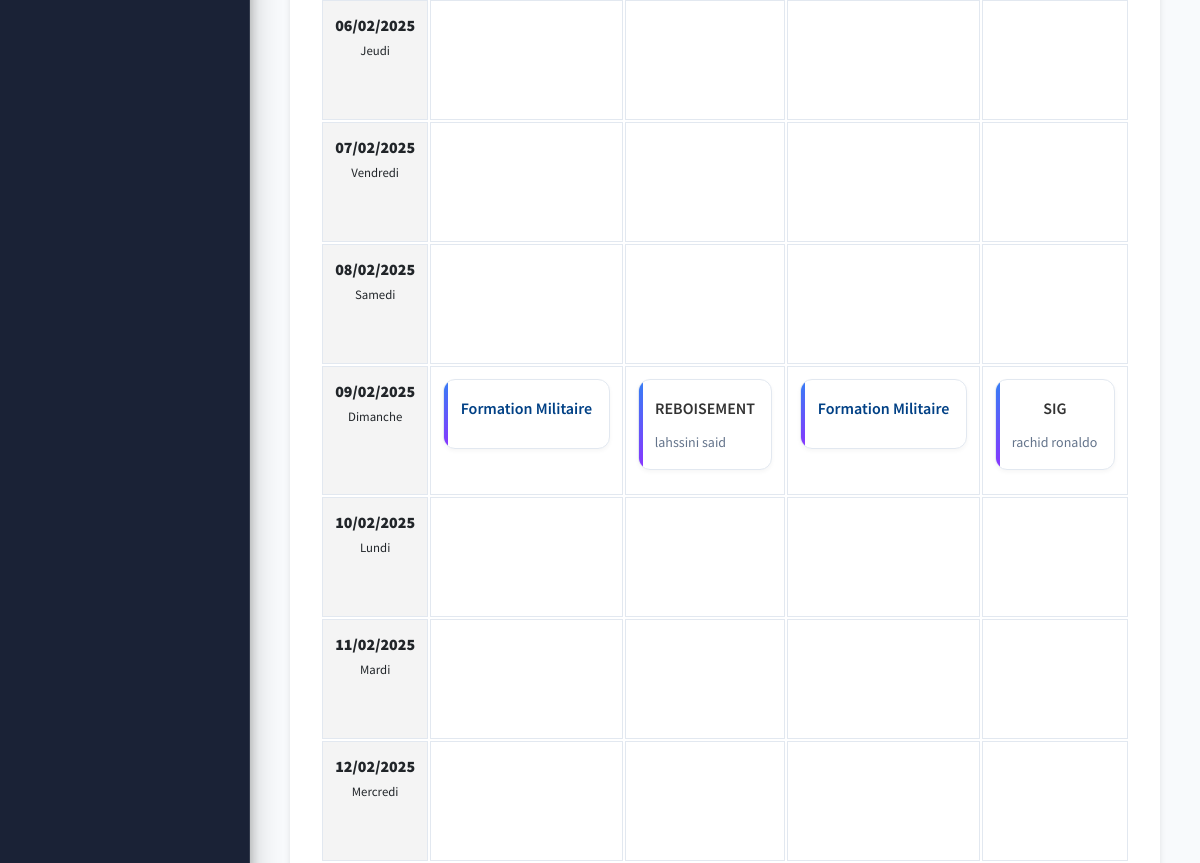
Before: /emploi/create/ (signed in, middle part) with the older database file.
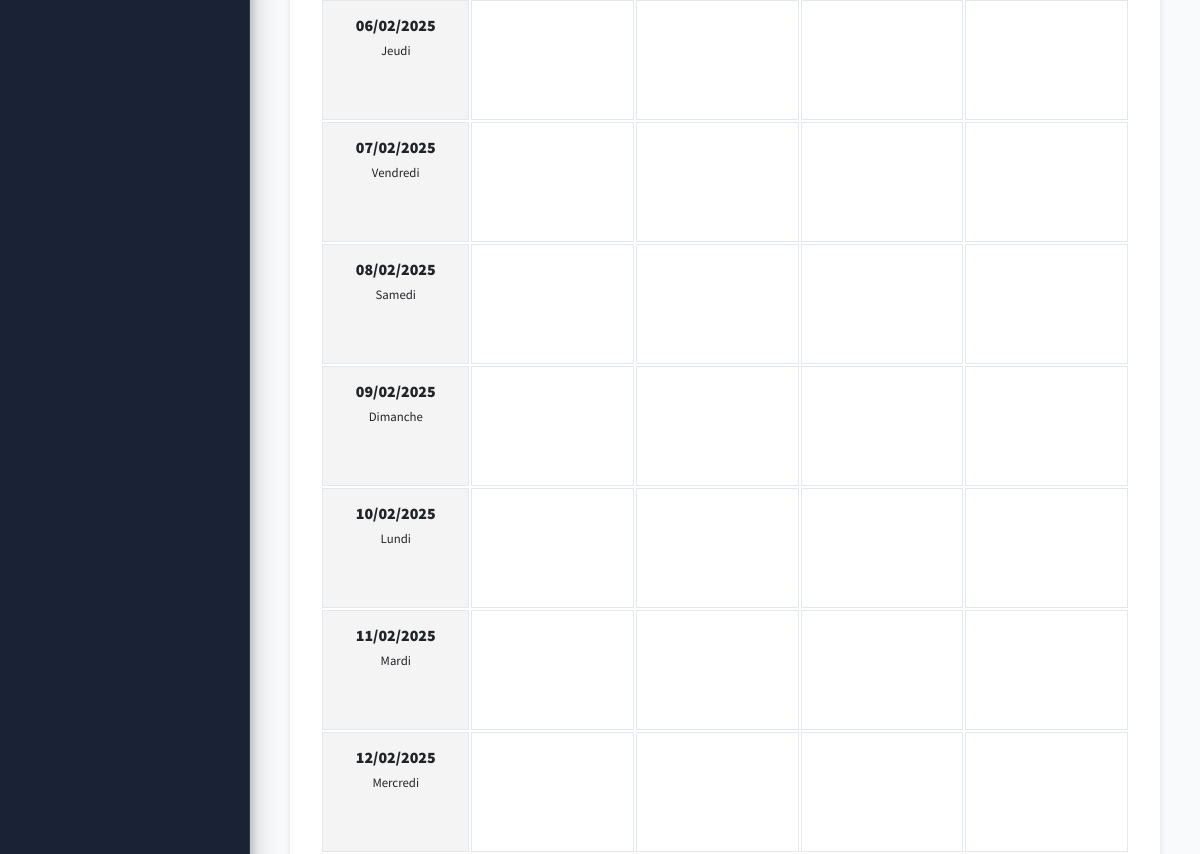
After: the same page with the newer database file.
### main_app/models.py (models this page shows, shortened)
class EmploiTemps(models.Model):
    HORAIRES_CHOICES = [
        ('08:00-10:00', '08:00-10:00'),
        ('10:00-12:00', '10:00-12:00'),
        ('14:00-16:00', '14:00-16:00'),
        ('16:00-18:00', '16:00-18:00'),
        ('08:00-12:00', '08:00-12:00'),
        ('14:00-18:00', '14:00-18:00'),
    ]
    JOUR_CHOICES = [
        ('Lundi', 'Lundi'),
        ('Mardi', 'Mardi'),
        ('Mercredi', 'Mercredi'),
        ('Jeudi', 'Jeudi'),
        ('Vendredi', 'Vendredi'),
        ('Samedi', 'Samedi'),
    ]
    jour = models.CharField(max_length=10, choices=JOUR_CHOICES, default='Lundi')
    niveau = models.CharField(
        max_length=20,
        choices=[
            ('3ème année', '3ème année'),
            ('4ème année', '4ème année'),
            ('5ème année', '5ème année'),
        ],
        default='3ème année'
    )
    date = models.DateField(default=date.today)
    horaire = models.CharField(
        max_length=20,
        choices=HORAIRES_CHOICES,
        default='08:00-10:00',
        null=True,  # Permettre les valeurs NULL
        blank=True  # Permettre les valeurs vides dans le formulaire
    )
    matiere = models.ForeignKey(
        Subject,
        on_delete=models.CASCADE,
        null=True,
        blank=True
    )
    professeur = models.ForeignKey(
        Staff,
        on_delete=models.CASCADE,
        null=True,
        blank=True
    )
    progression = models.CharField(
        max_length=255,
        blank=True,
        null=True,
        help_text="Décrivez la progression, par exemple '50% terminé' ou 'Chapitre 3 terminé'."
    )
    TYPE_CHOICES = [
        ('COURS', 'Cours'),
        ('EXAMEN_PARTIEL', 'Examen Partiel'),
        ('EXAMEN_FINAL', 'Examen Final'),
        ('RATTRAPAGE', 'Rattrapage'),
        ('FORMATION_MILITAIRE', 'Formation Militaire'),
        ('TOURNEE', 'Tournée'),
        ('SORTIE', 'Sortie'),
        ('PROJET', 'Projet'),
        ('VISITE_MILITAIRE', 'Visite Militaire'),
        ('CONFERENCE', 'Conférence'),
        ('JOUR_FERIE', 'Jour Férié'),
        ('VACANCES', 'Vacances'),
    ]
    type_evenement = models.CharField(
        max_length=20,
        choices=TYPE_CHOICES,
        default='COURS'
    )
    titre_evenement = models.CharField(
        max_length=255,
        blank=True,
        null=True,
        help_text="Titre de l'événement (conférence, tournée, etc.)"
    )
    date_debut = models.DateField(null=True, blank=True)
    date_fin = models.DateField(null=True, blank=True)
    numero_seance = models.IntegerField(default=0)  # Ajouter ce champ
    class Meta:
        unique_together = []
    EVENEMENTS_AVEC_HORAIRE = ['COURS', 'EXAMEN_PARTIEL', 'EXAMEN_FINAL', 'RATTRAPAGE', 'FORMATION_MILITAIRE', 'CONFERENCE']
    EVENEMENTS_SANS_HORAIRE = ['TOURNEE', 'SORTIE', 'PROJET', 'VISITE_MILITAIRE']
    EVENEMENTS_DATE_ET_HORAIRE = [
        'COURS',
        'EXAMEN_PARTIEL',
        'EXAMEN_FINAL',
        'RATTRAPAGE',
        'FORMATION_MILITAIRE',
        'CONFERENCE'
    ]
    EVENEMENTS_MULTI_JOURS = [
        'TOURNEE',
        'SORTIE',
        'PROJET',
        'VISITE_MILITAIRE'
    ]
    @property
    def is_multi_day_event(self):
        return self.type_evenement in self.EVENEMENTS_MULTI_JOURS

class Subject(models.Model):
    name = models.CharField(max_length=120)
    staff = models.ForeignKey(Staff,on_delete=models.CASCADE,)
    niveau = models.CharField(
        max_length=20,
        choices=[
            ('3ème année', '3ème année'),
            ('4ème année', '4ème année'),
            ('5ème année', '5ème année'),
             ('6ème année', '6ème année'),
        ],
        default='3ème année'
    )
    volume_horaire_total = models.IntegerField(default=40)  # 30-40 heures
    updated_at = models.DateTimeField(auto_now=True)
    created_at = models.DateTimeField(auto_now_add=True)
    heures_ajoutees = models.IntegerField(default=0, null=True, blank=True)
    progression_cours = models.IntegerField(default=0)  # Progression en %
    volume_horaire_restant = models.IntegerField(default=40, null=True, blank=True)  # Initialisé avec le total

class Staff(models.Model):
    admin = models.OneToOneField(CustomUser, on_delete=models.CASCADE)
    def __str__(self):
        return self.admin.last_name + " " + self.admin.first_name

class CustomUser(AbstractUser):
    USER_TYPE = ((1, "HOD"), (2, "Staff"), (3, "Student"))
    GENDER = [("M", "Male"), ("F", "Female")]
    username = None  # Removed username, using email instead
    email = models.EmailField(unique=True)
    user_type = models.CharField(default=1, choices=USER_TYPE, max_length=1)
    gender = models.CharField(max_length=1, choices=GENDER)
    profile_pic = models.ImageField()
    address = models.TextField()
    fcm_token = models.TextField(max_length=255, blank=True, null=True, default="")  # For firebase notifications
    created_at = models.DateTimeField(auto_now_add=True)
    updated_at = models.DateTimeField(auto_now=True)
    USERNAME_FIELD = "email"
    REQUIRED_FIELDS = []
    objects = CustomUserManager()

### main_app/hod_views.py (the view)
# urls.py: path('emploi/create/', hod_views.creer_emploi_temps, name='creer_emploi_temps'),  # Page pour créer un emploi du temps
@csrf_exempt
def creer_emploi_temps(request):
    if request.method == "POST":
        try:
            type_evenement = request.POST.get("type_evenement")
            promotion = request.POST.get("promotion")
            date_debut = request.POST.get("date_debut")
            date_fin = request.POST.get("date_fin")
            titres = request.POST.getlist("titre_evenement")
            titre_evenement = next((titre for titre in titres if titre.strip()), '')
            print("Données reçues:", {
                'type_evenement': type_evenement,
                'titre_evenement': titre_evenement,  # Afficher le titre trouvé
                'date_debut': date_debut,
                'date_fin': date_fin
            })
            if type_evenement in EmploiTemps.EVENEMENTS_MULTI_JOURS and not titre_evenement:
                messages.error(request, "Le titre est obligatoire pour ce type d'événement")
                return redirect(f"{reverse('creer_emploi_temps')}?promotion={promotion}")
            event_data = {
                'niveau': promotion,
                'type_evenement': type_evenement,
                'date_debut': date_debut,
                'date': date_debut,
                'titre_evenement': titre_evenement
            }
            if type_evenement in EmploiTemps.EVENEMENTS_MULTI_JOURS:
                event_data['date_fin'] = date_fin or date_debut
                event_data['horaire'] = None
                if type_evenement == 'SORTIE':
                    matiere_id = request.POST.get("matiere")
                    if matiere_id:
                        matiere = get_object_or_404(Subject, id=matiere_id)
                        event_data['matiere'] = matiere
                        event_data['professeur'] = matiere.staff
            else:
                event_data['horaire'] = request.POST.get('horaire')
                if type_evenement not in ['FORMATION_MILITAIRE', 'CONFERENCE', 'JOUR_FERIE', 'VACANCES']:
                    matiere_id = request.POST.getlist("matiere")[0]  # Prendre le premier ID
                    if matiere_id:
                        event_data['matiere'] = get_object_or_404(Subject, id=matiere_id)
                        event_data['professeur'] = event_data['matiere'].staff
            if 'id' in event_data:
                del event_data['id']
            emploi_temps = EmploiTemps.objects.create(**event_data)
            messages.success(request, "Événement ajouté avec succès")
        except Exception as e:
            messages.error(request, f"Erreur lors de l'ajout : {str(e)}")
            print(f"Erreur détaillée : {str(e)}")
        return redirect(f"{reverse('creer_emploi_temps')}?promotion={promotion}")
    else:
        promotion_selected = request.GET.get('promotion', '3ème année')
        promotions = ['3ème année', '4ème année', '5ème année']
        date_debut = request.GET.get('date_debut', datetime.now().date())
        if isinstance(date_debut, str):
            date_debut = datetime.strptime(date_debut, '%Y-%m-%d').date()
        date_fin = date_debut + timedelta(days=14)
        sessions = EmploiTemps.objects.filter(
            Q(date__range=[date_debut, date_fin], niveau=promotion_selected) |
            Q(date_debut__lte=date_fin, date_fin__gte=date_debut, niveau=promotion_selected)
        ).select_related('matiere', 'professeur')
        sessions_by_date = defaultdict(dict)
        dates = []
        current_date = date_debut
        while (current_date <= date_fin):
            dates.append(current_date)
            current_date += timedelta(days=1)
        horaires = ['08:00-10:00', '10:00-12:00', '14:00-16:00', '16:00-18:00']
        for session in sessions:
            if session.is_multi_day_event:
                event_start = max(session.date_debut, date_debut)
                event_end = min(session.date_fin, date_fin)
                current = event_start
                while current <= event_end:
                    sessions_by_date[current]['full_day'] = session
                    current += timedelta(days=1)
            else:
                sessions_by_date[session.date][session.horaire] = session
        context = {
            "promotions": promotions,
            "promotion_selected": promotion_selected,
            "subjects": Subject.objects.filter(niveau=promotion_selected).order_by('name'),
            "professeurs": Staff.objects.all().order_by('admin__last_name'),
            "sessions_by_date": dict(sessions_by_date),
            "dates": dates,
            "horaires": horaires,
            "date_debut": date_debut,
            "date_fin": date_fin,
            'page_title': f'Emploi du temps - {promotion_selected}'
        }
        return render(request, "hod_template/creer_emploi_temps.html", context)

### main_app/templatetags/custom_filters.py (called while the page is built)
@register.filter
def get_dict_item(dictionary, key):
    if dictionary is None:
        return None  # Retourne None si le dictionnaire est vide
    return dictionary.get(key)

### main_app/templates/hod_template/creer_emploi_temps.html (shortened to what this page needs)
{% extends 'main_app/base.html' %}
{% load static %}
{% load custom_filters %}
{% block content %}
<div class="main-container">
    <div class="timetable-section">
        <div class="table-responsive">
            <table class="calendar">
                <tbody>
                    {% for date in dates %}
                    <tr>
                        <td>
                            <strong>{{ date|date:"d/m/Y" }}</strong><br>
                            <small>{{ date|date:"l"|capfirst }}</small>
                        </td>
                        {% with full_day_event=sessions_by_date|get_dict_item:date|get_dict_item:'full_day' %}
                        {% if full_day_event %}
                        <td colspan="{{ horaires|length }}" class="multi-day-event">
    <div class="session-card event-{{ full_day_event.type_evenement|lower }}">
        <div class="event-content">
            <span class="event-type">
                {% if full_day_event.type_evenement == 'TOURNEE' %}
                    <i class="fas fa-hiking"></i>
                {% elif full_day_event.type_evenement == 'PROJET' %}
                    <i class="fas fa-project-diagram"></i>
                {% elif full_day_event.type_evenement == 'VISITE_MILITAIRE' %}
                    <i class="fas fa-shield-alt"></i>
                {% elif full_day_event.type_evenement == 'FORMATION_MILITAIRE' %}
                    <i class="fas fa-medal"></i>
                {% elif full_day_event.type_evenement == 'CONFERENCE' %}
                    <i class="fas fa-microphone-alt"></i>
                {% endif %}
                <span>{{ full_day_event.type_evenement|title }}</span>
            </span>
            {% if full_day_event.titre_evenement %}
                <div class="event-title" title="{{ full_day_event.titre_evenement }}">
                    {{ full_day_event.titre_evenement }}
                </div>
            {% endif %}
            <div class="event-date">
                {{ full_day_event.date_debut|date:"d/m" }} - {{ full_day_event.date_fin|date:"d/m" }}
            </div>
            <a href="{% url 'supprimer_evenement' full_day_event.id %}"
               class="delete-event"
               onclick="return confirm('Êtes-vous sûr de vouloir supprimer cet événement ?');">
                <i class="fas fa-times"></i>
            </a>
        </div>
    </div>
</td>
                        {% else %}
                        {% for horaire in horaires %}
                        <td>
                            {% with session=sessions_by_date|get_dict_item:date|get_dict_item:horaire %}
                            {% include "hod_template/session_cell.html" with session=session %}
                            {% endwith %}
                        </td>
                        {% endfor %}
                        {% endif %}
                        {% endwith %}
                    </tr>
                    {% endfor %}
                </tbody>
            </table>
        </div>
    </div>
</div>
{% endblock content %}

### main_app/templates/hod_template/session_cell.html (shortened to what this page needs)
{% if session %}
<div class="session-card ">
    <div class="event-info">
        {% if session.type_evenement == 'COURS' %}
            <strong class="event-title">{{ session.matiere.name }}</strong>
            <small class="event-details">{{ session.professeur.admin.get_full_name }}</small>
        {% elif session.type_evenement == 'RATTRAPAGE' %}
            <strong class="event-title" style="color: #721c24;">Rattrapage</strong>
            <strong class="event-title">{{ session.matiere.name }}</strong>
            <small class="event-details">{{ session.professeur.admin.get_full_name }}</small>
        {% elif session.type_evenement == 'FORMATION_MILITAIRE' %}
            <strong class="event-title" style="color: #004085;">Formation Militaire</strong>
        {% elif session.type_evenement == 'CONFERENCE' %}
            <strong class="event-title" style="color: #856404;">Conférence</strong>
            <small class="event-details">{{ session.titre_evenement }}</small>
        {% elif session.type_evenement == 'EXAMEN_PARTIEL' %}
            <strong class="event-title" style="color: #856404;">Examen Partiel</strong>
            <div class="matiere-info">
                <strong>{{ session.matiere.name }}</strong>
                <small class="event-details">{{ session.professeur.admin.get_full_name }}</small>
            </div>
        {% elif session.type_evenement == 'EXAMEN_FINAL' %}
            <strong class="event-title" style="color: #721c24;">Examen Final</strong>
            <div class="matiere-info">
                <strong>{{ session.matiere.name }}</strong>
                <small class="event-details">{{ session.professeur.admin.get_full_name }}</small>
            </div>
        {% else %}
            <strong class="event-title">{{ session.titre_evenement }}</strong>
        {% endif %}
    </div>
</div>
{% endif %}

Changed rows visible on the page:
removed EmploiTemps: matiere.name "REBOISEMENT", professeur.admin.get_full_name "lahssini said"
removed EmploiTemps: matiere.name "SIG", professeur.admin.get_full_name "rachid ronaldo"
Other visible differences:
list line gone: "Formation Militaire Formation Militaire"
